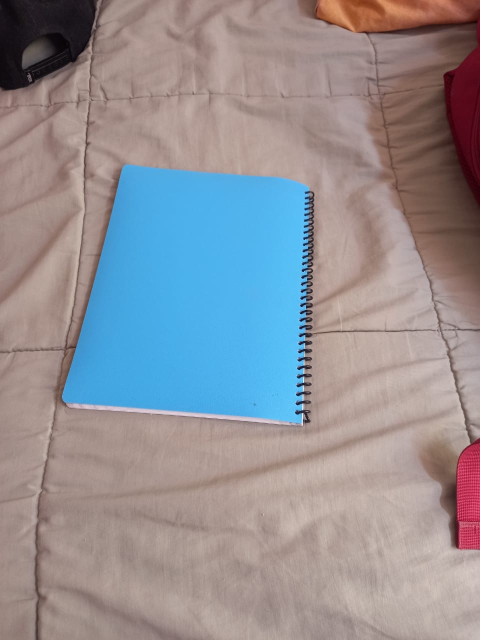
#> input picture Azul.jpeg, 960 x 1280 px (shown at 1/2 size)
$ python Practica_7_Azul.py
#> lines starting #> are read from the running program, lines starting #| are printed output that depends on the picture; after the words box and inside, x2 and y2 are one past the last pixel; in counts of white or black regions, pixels touching at a corner belong together
import cv2
import numpy as np

cap = cv2.imread('Azul.jpeg')
#> cap is the input picture: shape (1280, 960, 3); mean B, G, R 148.5, 143.6, 145.7
capt = cv2.resize(cap, dsize=(480,680),interpolation=cv2.INTER_CUBIC)
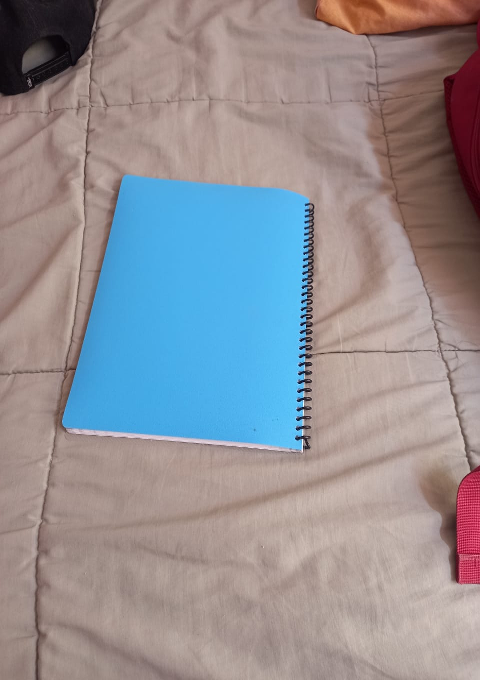
#> capt: shape (680, 480, 3); mean B, G, R 148.5, 143.6, 145.7

hsv = cv2.cvtColor(capt, cv2.COLOR_BGR2HSV)
#> hsv: shape (680, 480, 3); mean H, S, V 31.9, 69.5, 171.6

lower_red = np.array([80,70,40])
upper_red = np.array([140,255,255])

mask = cv2.inRange(hsv, lower_red, upper_red)
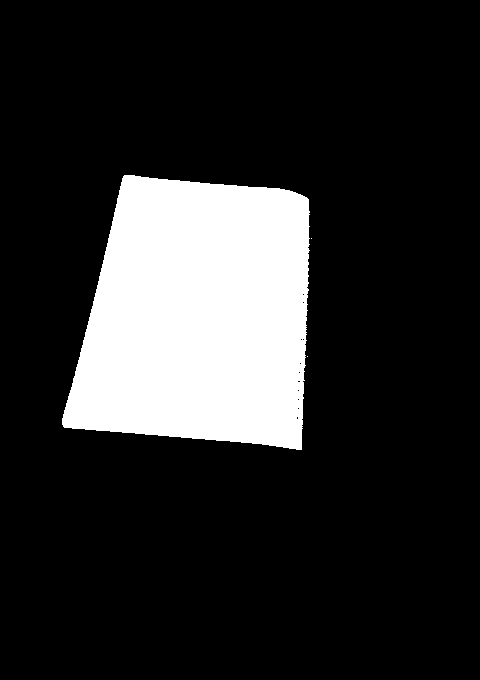
#> mask: shape (680, 480); 16.8% white; 3 white regions (2 under 20 px), largest, box (x1, y1, x2, y2) and area: (62, 175, 310, 450) 54864
res = cv2.bitwise_and(capt,capt, mask= mask)
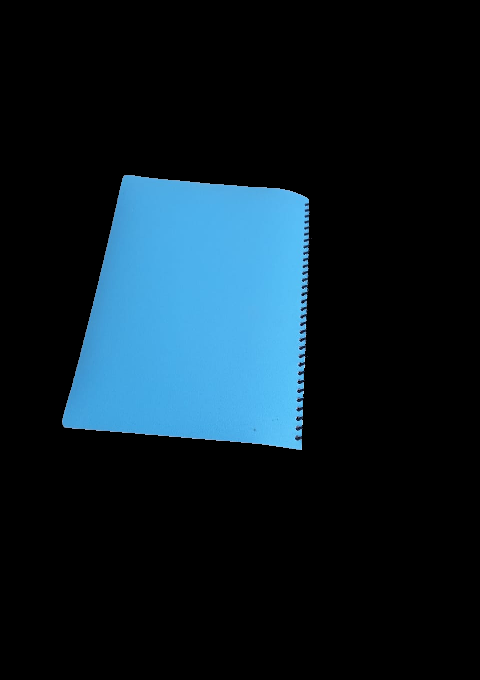
#> res: shape (680, 480, 3); mean B, G, R 38.8, 29.3, 13

kernel = np.ones((15,15),np.float32)/255
smoothed = cv2.filter2D(res,-1,kernel)
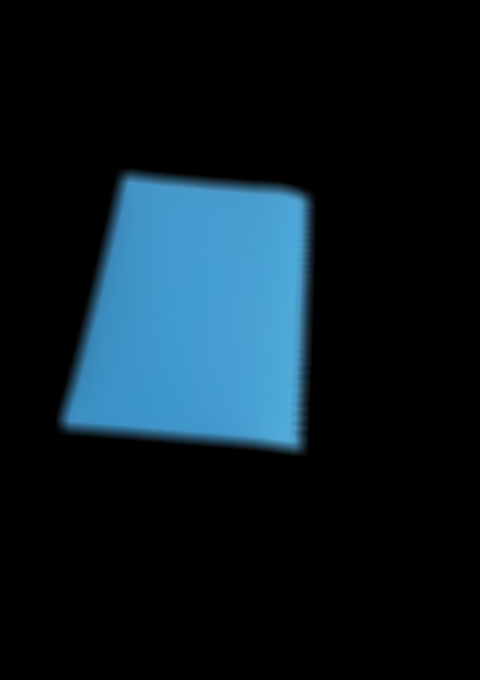
#> smoothed: shape (680, 480, 3); mean B, G, R 34.3, 25.8, 11.4

blur = cv2.GaussianBlur(res,(15,15),0)

median = cv2.medianBlur(res,15)

bilateral = cv2.bilateralFilter(res,15,75,75)

cv2.imshow('cap',capt)
#cv2.imshow('mask',mask)
cv2.imshow('res',res)
cv2.imshow('blur',blur)
cv2.imshow('median',median)
cv2.imshow('bilateral',bilateral)


cv2.waitKey(0)

cv2.destroyAllWindows()
#> (the run stopped early here; a loop or call above may not have finished)
